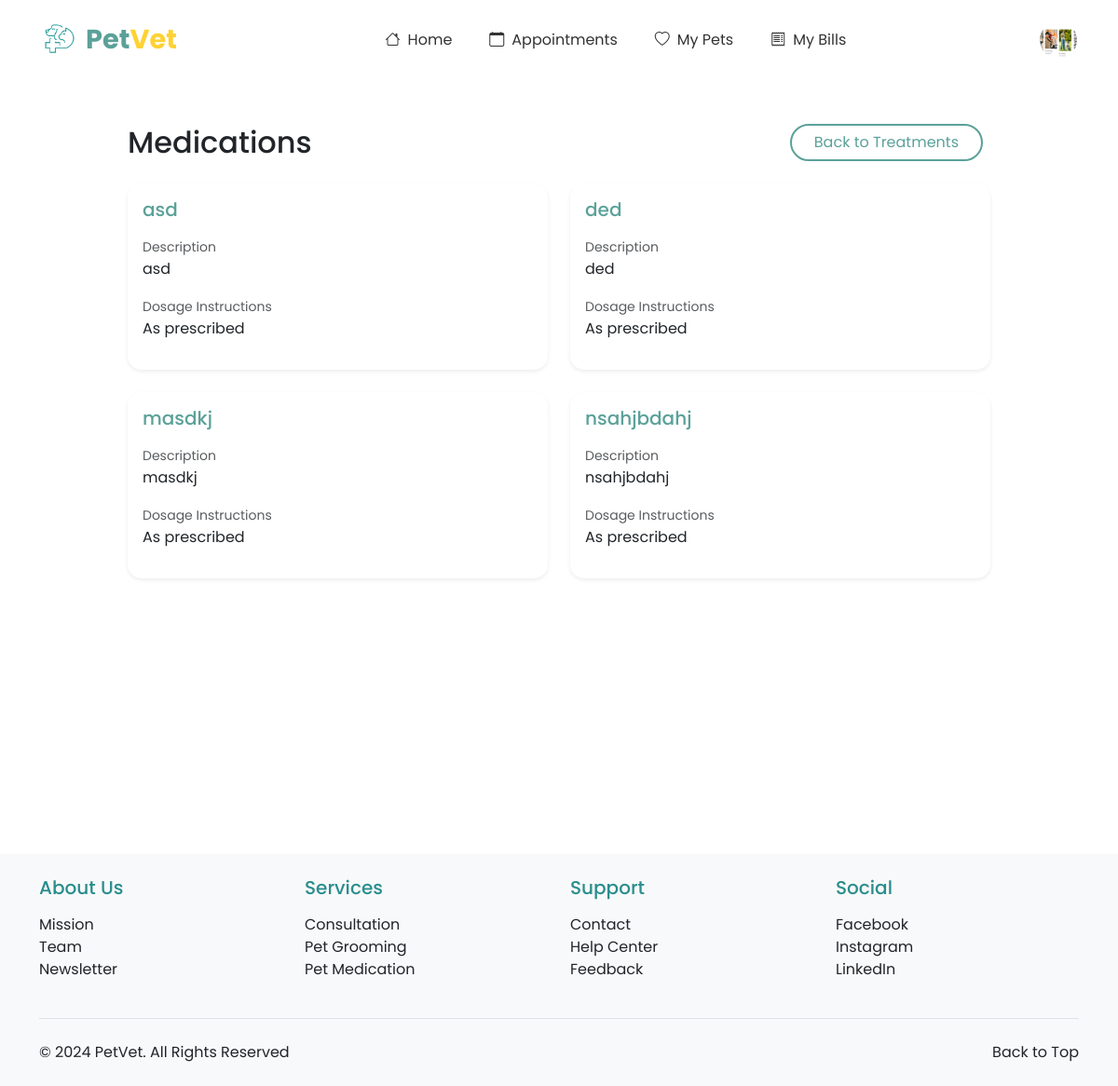
/treatments/medications/ (signed in), run on an earlier commit of the app's database.
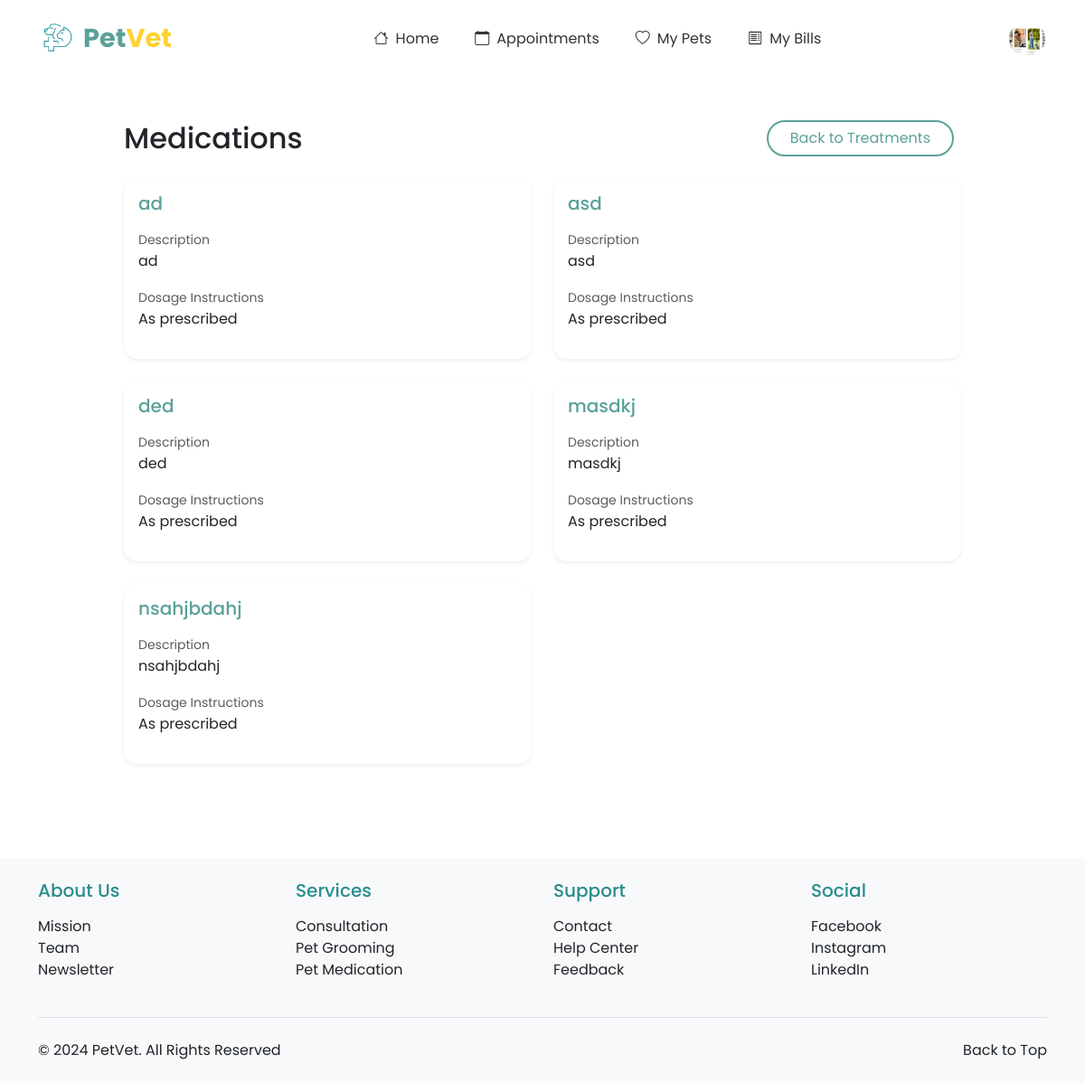
And on a later commit of the database.
### treatments/models.py (models this page shows, shortened)
class Medication(models.Model):
    name = models.CharField(max_length=100)
    description = models.TextField()
    dosage_instructions = models.TextField()
    side_effects = models.TextField(blank=True)
    precautions = models.TextField(blank=True)
    created_at = models.DateTimeField(auto_now_add=True)
    updated_at = models.DateTimeField(auto_now=True)

### treatments/views.py (the view)
# urls.py: path('medications/', views.medication_list, name='medication_list'),
@login_required
def medication_list(request):
    medications = Medication.objects.all().order_by('name')
    context = {'medications': medications}
    return render(request, 'treatments/medication_list.html', context)

### treatments/templates/treatments/medication_list.html (shortened to what this page needs)
{% extends 'base.html' %}
{% load static %}
{% block content %}
<div class="container py-5">
    <div class="row justify-content-center">
        <div class="col-lg-10">
            <div class="d-flex justify-content-between align-items-center mb-4">
                <h2 class="mb-0">Medications</h2>
                <div>
                    <a href="{% url 'treatments:treatment_list' %}" class="btn btn-theme-outline rounded-pill px-4 me-2">
                        Back to Treatments
                    </a>
                </div>
            </div>
            <div class="row">
                {% for medication in medications %}
                <div class="col-md-6 mb-4">
                    <div class="card shadow-sm h-100">
                        <div class="card-body">
                            <h5 class="card-title text-primary mb-3">{{ medication.name }}</h5>
                            <div class="mb-3">
                                <small class="text-muted">Description</small>
                                <p class="mb-0">{{ medication.description }}</p>
                            </div>
                            {% if medication.dosage_instructions %}
                            <div class="mb-3">
                                <small class="text-muted">Dosage Instructions</small>
                                <p class="mb-0">{{ medication.dosage_instructions }}</p>
                            </div>
                            {% endif %}
                        </div>
                    </div>
                </div>
                {% empty %}
                <div class="col-12">
                    <div class="alert alert-info" role="alert">
                        No medications available at the moment.
                    </div>
                </div>
                {% endfor %}
            </div>
        </div>
    </div>
</div>
{% endblock %}

What changed in the data, as far as the page shows it:
added Medication: name "ad", description "ad", dosage_instructions "As prescribed"
